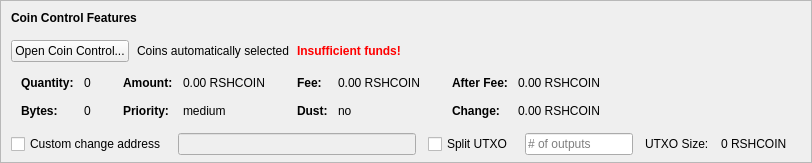
    <widget class="QFrame" name="frameCoinControl">
     <property name="sizePolicy">
      <sizepolicy hsizetype="Expanding" vsizetype="Expanding">
       <horstretch>0</horstretch>
       <verstretch>0</verstretch>
      </sizepolicy>
     </property>
     <property name="maximumSize">
      <size>
       <width>16777215</width>
       <height>16777215</height>
      </size>
     </property>
     <property name="frameShape">
      <enum>QFrame::StyledPanel</enum>
     </property>
     <property name="frameShadow">
      <enum>QFrame::Sunken</enum>
     </property>
     <layout class="QVBoxLayout" name="verticalLayoutCoinControl2">
      <property name="spacing">
       <number>0</number>
      </property>
      <property name="leftMargin">
       <number>0</number>
      </property>
      <property name="topMargin">
       <number>0</number>
      </property>
      <property name="rightMargin">
       <number>0</number>
      </property>
      <property name="bottomMargin">
       <number>6</number>
      </property>
      <item>
       <layout class="QVBoxLayout" name="verticalLayoutCoinControl" stretch="0,0,0,0,1">
        <property name="spacing">
         <number>0</number>
        </property>
        <property name="leftMargin">
         <number>10</number>
        </property>
        <property name="topMargin">
         <number>10</number>
        </property>
        <item>
         <layout class="QHBoxLayout" name="horizontalLayoutCoinControl1">
          <property name="bottomMargin">
           <number>15</number>
          </property>
          <item>
           <widget class="QLabel" name="labelCoinControlFeatures">
            <property name="sizePolicy">
             <sizepolicy hsizetype="Preferred" vsizetype="Maximum">
              <horstretch>0</horstretch>
              <verstretch>0</verstretch>
             </sizepolicy>
            </property>
            <property name="font">
             <font>
              <weight>75</weight>
              <bold>true</bold>
             </font>
            </property>
            <property name="styleSheet">
             <string notr="true">font-weight:bold;</string>
            </property>
            <property name="text">
             <string>Coin Control Features</string>
            </property>
           </widget>
          </item>
         </layout>
        </item>
        <item>
         <layout class="QHBoxLayout" name="horizontalLayoutCoinControl2" stretch="0,0,0,0">
          <property name="spacing">
           <number>8</number>
          </property>
          <property name="bottomMargin">
           <number>10</number>
          </property>
          <item>
           <widget class="QPushButton" name="pushButtonCoinControl">
            <property name="styleSheet">
             <string notr="true"/>
            </property>
            <property name="text">
             <string>Open Coin Control...</string>
            </property>
            <property name="autoDefault">
             <bool>false</bool>
            </property>
           </widget>
          </item>
          <item>
           <widget class="QLabel" name="labelCoinControlAutomaticallySelected">
            <property name="text">
             <string>Coins automatically selected</string>
            </property>
            <property name="margin">
             <number>5</number>
            </property>
           </widget>
          </item>
          <item>
           <widget class="QLabel" name="labelCoinControlInsuffFunds">
            <property name="font">
             <font>
              <weight>75</weight>
              <bold>true</bold>
             </font>
            </property>
            <property name="styleSheet">
             <string notr="true">color:red;font-weight:bold;</string>
            </property>
            <property name="text">
             <string>Insufficient funds!</string>
            </property>
            <property name="margin">
             <number>5</number>
            </property>
           </widget>
          </item>
          <item>
           <spacer name="horizontalSpacerCoinControl">
            <property name="orientation">
             <enum>Qt::Horizontal</enum>
            </property>
            <property name="sizeHint" stdset="0">
             <size>
              <width>40</width>
              <height>1</height>
             </size>
            </property>
           </spacer>
          </item>
         </layout>
        </item>
        <item>
         <widget class="QWidget" name="widgetCoinControl" native="true">
          <property name="sizePolicy">
           <sizepolicy hsizetype="Preferred" vsizetype="Preferred">
            <horstretch>0</horstretch>
            <verstretch>0</verstretch>
           </sizepolicy>
          </property>
          <property name="minimumSize">
           <size>
            <width>0</width>
            <height>0</height>
           </size>
          </property>
          <property name="styleSheet">
           <string notr="true"/>
          </property>
          <layout class="QHBoxLayout" name="horizontalLayoutCoinControl5">
           <property name="leftMargin">
            <number>0</number>
           </property>
           <property name="topMargin">
            <number>0</number>
           </property>
           <property name="rightMargin">
            <number>0</number>
           </property>
           <property name="bottomMargin">
            <number>0</number>
           </property>
           <item>
            <layout class="QHBoxLayout" name="horizontalLayoutCoinControl3" stretch="0,0,0,1">
             <property name="spacing">
              <number>20</number>
             </property>
             <property name="topMargin">
              <number>0</number>
             </property>
             <property name="bottomMargin">
              <number>10</number>
             </property>
             <item>
              <layout class="QFormLayout" name="formLayoutCoinControl1">
               <property name="horizontalSpacing">
                <number>10</number>
               </property>
               <property name="verticalSpacing">
                <number>14</number>
               </property>
               <property name="leftMargin">
                <number>10</number>
               </property>
               <property name="topMargin">
                <number>4</number>
               </property>
               <property name="rightMargin">
                <number>6</number>
               </property>
               <item row="0" column="0">
                <widget class="QLabel" name="labelCoinControlQuantityText">
                 <property name="font">
                  <font>
                   <weight>75</weight>
                   <bold>true</bold>
                  </font>
                 </property>
                 <property name="text">
                  <string>Quantity:</string>
                 </property>
                 <property name="margin">
                  <number>0</number>
                 </property>
                </widget>
               </item>
               <item row="0" column="1">
                <widget class="QLabel" name="labelCoinControlQuantity">
                 <property name="cursor">
                  <cursorShape>IBeamCursor</cursorShape>
                 </property>
                 <property name="contextMenuPolicy">
                  <enum>Qt::ActionsContextMenu</enum>
                 </property>
                 <property name="text">
                  <string notr="true">0</string>
                 </property>
                 <property name="margin">
                  <number>0</number>
                 </property>
                 <property name="textInteractionFlags">
                  <set>Qt::LinksAccessibleByMouse|Qt::TextSelectableByKeyboard|Qt::TextSelectableByMouse</set>
                 </property>
                </widget>
               </item>
               <item row="1" column="0">
                <widget class="QLabel" name="labelCoinControlBytesText">
                 <property name="font">
                  <font>
                   <weight>75</weight>
                   <bold>true</bold>
                  </font>
                 </property>
                 <property name="text">
                  <string>Bytes:</string>
                 </property>
                </widget>
               </item>
               <item row="1" column="1">
                <widget class="QLabel" name="labelCoinControlBytes">
                 <property name="cursor">
                  <cursorShape>IBeamCursor</cursorShape>
                 </property>
                 <property name="contextMenuPolicy">
                  <enum>Qt::ActionsContextMenu</enum>
                 </property>
                 <property name="text">
                  <string notr="true">0</string>
                 </property>
                 <property name="textInteractionFlags">
                  <set>Qt::LinksAccessibleByMouse|Qt::TextSelectableByKeyboard|Qt::TextSelectableByMouse</set>
                 </property>
                </widget>
               </item>
              </layout>
             </item>
             <item>
              <layout class="QFormLayout" name="formLayoutCoinControl2">
               <property name="horizontalSpacing">
                <number>10</number>
               </property>
               <property name="verticalSpacing">
                <number>14</number>
               </property>
               <property name="leftMargin">
                <number>6</number>
               </property>
               <property name="topMargin">
                <number>4</number>
               </property>
               <property name="rightMargin">
                <number>6</number>
               </property>
               <item row="0" column="0">
                <widget class="QLabel" name="labelCoinControlAmountText">
                 <property name="font">
                  <font>
                   <weight>75</weight>
                   <bold>true</bold>
                  </font>
                 </property>
                 <property name="text">
                  <string>Amount:</string>
                 </property>
                 <property name="margin">
                  <number>0</number>
                 </property>
                </widget>
               </item>
               <item row="0" column="1">
                <widget class="QLabel" name="labelCoinControlAmount">
                 <property name="cursor">
                  <cursorShape>IBeamCursor</cursorShape>
                 </property>
                 <property name="contextMenuPolicy">
                  <enum>Qt::ActionsContextMenu</enum>
                 </property>
                 <property name="text">
                  <string notr="true">0.00 RSHCOIN</string>
                 </property>
                 <property name="textInteractionFlags">
                  <set>Qt::LinksAccessibleByMouse|Qt::TextSelectableByKeyboard|Qt::TextSelectableByMouse</set>
                 </property>
                </widget>
               </item>
               <item row="1" column="0">
                <widget class="QLabel" name="labelCoinControlPriorityText">
                 <property name="font">
                  <font>
                   <weight>75</weight>
                   <bold>true</bold>
                  </font>
                 </property>
                 <property name="text">
                  <string>Priority:</string>
                 </property>
                </widget>
               </item>
               <item row="1" column="1">
                <widget class="QLabel" name="labelCoinControlPriority">
                 <property name="cursor">
                  <cursorShape>IBeamCursor</cursorShape>
                 </property>
                 <property name="contextMenuPolicy">
                  <enum>Qt::ActionsContextMenu</enum>
                 </property>
                 <property name="text">
                  <string>medium</string>
                 </property>
                 <property name="textInteractionFlags">
                  <set>Qt::LinksAccessibleByMouse|Qt::TextSelectableByKeyboard|Qt::TextSelectableByMouse</set>
                 </property>
                </widget>
               </item>
              </layout>
             </item>
             <item>
              <layout class="QFormLayout" name="formLayoutCoinControl3">
               <property name="horizontalSpacing">
                <number>10</number>
               </property>
               <property name="verticalSpacing">
                <number>14</number>
               </property>
               <property name="leftMargin">
                <number>6</number>
               </property>
               <property name="topMargin">
                <number>4</number>
               </property>
               <property name="rightMargin">
                <number>6</number>
               </property>
               <item row="0" column="0">
                <widget class="QLabel" name="labelCoinControlFeeText">
                 <property name="font">
                  <font>
                   <weight>75</weight>
                   <bold>true</bold>
                  </font>
                 </property>
                 <property name="text">
                  <string>Fee:</string>
                 </property>
                 <property name="margin">
                  <number>0</number>
                 </property>
                </widget>
               </item>
               <item row="0" column="1">
                <widget class="QLabel" name="labelCoinControlFee">
                 <property name="cursor">
                  <cursorShape>IBeamCursor</cursorShape>
                 </property>
                 <property name="contextMenuPolicy">
                  <enum>Qt::ActionsContextMenu</enum>
                 </property>
                 <property name="text">
                  <string notr="true">0.00 RSHCOIN</string>
                 </property>
                 <property name="textInteractionFlags">
                  <set>Qt::LinksAccessibleByMouse|Qt::TextSelectableByKeyboard|Qt::TextSelectableByMouse</set>
                 </property>
                </widget>
               </item>
               <item row="1" column="0">
                <widget class="QLabel" name="labelCoinControlLowOutputText">
                 <property name="font">
                  <font>
                   <weight>75</weight>
                   <bold>true</bold>
                  </font>
                 </property>
                 <property name="text">
                  <string>Dust:</string>
                 </property>
                </widget>
               </item>
               <item row="1" column="1">
                <widget class="QLabel" name="labelCoinControlLowOutput">
                 <property name="cursor">
                  <cursorShape>IBeamCursor</cursorShape>
                 </property>
                 <property name="contextMenuPolicy">
                  <enum>Qt::ActionsContextMenu</enum>
                 </property>
                 <property name="text">
                  <string>no</string>
                 </property>
                 <property name="textInteractionFlags">
                  <set>Qt::LinksAccessibleByMouse|Qt::TextSelectableByKeyboard|Qt::TextSelectableByMouse</set>
                 </property>
                </widget>
               </item>
              </layout>
             </item>
             <item>
              <layout class="QFormLayout" name="formLayoutCoinControl4">
               <property name="horizontalSpacing">
                <number>10</number>
               </property>
               <property name="verticalSpacing">
                <number>14</number>
               </property>
               <property name="leftMargin">
                <number>6</number>
               </property>
               <property name="topMargin">
                <number>4</number>
               </property>
               <property name="rightMargin">
                <number>6</number>
               </property>
               <item row="0" column="0">
                <widget class="QLabel" name="labelCoinControlAfterFeeText">
                 <property name="font">
                  <font>
                   <weight>75</weight>
                   <bold>true</bold>
                  </font>
                 </property>
                 <property name="text">
                  <string>After Fee:</string>
                 </property>
                 <property name="margin">
                  <number>0</number>
                 </property>
                </widget>
               </item>
               <item row="0" column="1">
                <widget class="QLabel" name="labelCoinControlAfterFee">
                 <property name="cursor">
                  <cursorShape>IBeamCursor</cursorShape>
                 </property>
                 <property name="contextMenuPolicy">
                  <enum>Qt::ActionsContextMenu</enum>
                 </property>
                 <property name="text">
                  <string notr="true">0.00 RSHCOIN</string>
                 </property>
                 <property name="textInteractionFlags">
                  <set>Qt::LinksAccessibleByMouse|Qt::TextSelectableByKeyboard|Qt::TextSelectableByMouse</set>
                 </property>
                </widget>
               </item>
               <item row="1" column="0">
                <widget class="QLabel" name="labelCoinControlChangeText">
                 <property name="font">
                  <font>
                   <weight>75</weight>
                   <bold>true</bold>
                  </font>
                 </property>
                 <property name="text">
                  <string>Change:</string>
                 </property>
                </widget>
               </item>
               <item row="1" column="1">
                <widget class="QLabel" name="labelCoinControlChange">
                 <property name="cursor">
                  <cursorShape>IBeamCursor</cursorShape>
                 </property>
                 <property name="contextMenuPolicy">
                  <enum>Qt::ActionsContextMenu</enum>
                 </property>
                 <property name="text">
                  <string notr="true">0.00 RSHCOIN</string>
                 </property>
                 <property name="textInteractionFlags">
                  <set>Qt::LinksAccessibleByMouse|Qt::TextSelectableByKeyboard|Qt::TextSelectableByMouse</set>
                 </property>
                </widget>
               </item>
              </layout>
             </item>
            </layout>
           </item>
          </layout>
         </widget>
        </item>
        <item>
         <layout class="QHBoxLayout" name="horizontalLayoutCoinControl4" stretch="0,0,0,0,0,0,0">
          <property name="spacing">
           <number>12</number>
          </property>
          <property name="sizeConstraint">
           <enum>QLayout::SetDefaultConstraint</enum>
          </property>
          <property name="topMargin">
           <number>5</number>
          </property>
          <property name="rightMargin">
           <number>5</number>
          </property>
          <item>
           <widget class="QCheckBox" name="checkBoxCoinControlChange">
            <property name="toolTip">
             <string>If this is activated, but the change address is empty or invalid, change will be sent to a newly generated address.</string>
            </property>
            <property name="text">
             <string>Custom change address</string>
            </property>
           </widget>
          </item>
          <item>
           <widget class="QValidatedLineEdit" name="lineEditCoinControlChange">
            <property name="enabled">
             <bool>false</bool>
            </property>
            <property name="sizePolicy">
             <sizepolicy hsizetype="Expanding" vsizetype="Fixed">
              <horstretch>0</horstretch>
              <verstretch>0</verstretch>
             </sizepolicy>
            </property>
           </widget>
          </item>
          <item>
           <widget class="QCheckBox" name="splitBlockCheckBox">
            <property name="text">
             <string>Split UTXO</string>
            </property>
           </widget>
          </item>
          <item>
           <widget class="QLineEdit" name="splitBlockLineEdit">
            <property name="sizePolicy">
             <sizepolicy hsizetype="Fixed" vsizetype="Fixed">
              <horstretch>50</horstretch>
              <verstretch>0</verstretch>
             </sizepolicy>
            </property>
            <property name="placeholderText">
             <string># of outputs</string>
            </property>
           </widget>
          </item>
          <item>
           <widget class="QLabel" name="labelBlockSizeText">
            <property name="text">
             <string>UTXO Size:</string>
            </property>
           </widget>
          </item>
          <item>
           <widget class="QLabel" name="labelBlockSize">
            <property name="text">
             <string>0 RSHCOIN</string>
            </property>
           </widget>
          </item>
          <item>
           <widget class="QLabel" name="labelCoinControlChangeLabel">
            <property name="sizePolicy">
             <sizepolicy hsizetype="Preferred" vsizetype="Expanding">
              <horstretch>0</horstretch>
              <verstretch>0</verstretch>
             </sizepolicy>
            </property>
            <property name="minimumSize">
             <size>
              <width>0</width>
              <height>0</height>
             </size>
            </property>
            <property name="text">
             <string/>
            </property>
            <property name="margin">
             <number>3</number>
            </property>
           </widget>
          </item>
         </layout>
        </item>
        <item>
         <spacer name="verticalSpacerCoinControl">
          <property name="orientation">
           <enum>Qt::Vertical</enum>
          </property>
          <property name="sizeHint" stdset="0">
           <size>
            <width>800</width>
            <height>1</height>
           </size>
          </property>
         </spacer>
        </item>
       </layout>
      </item>
     </layout>
    </widget>
